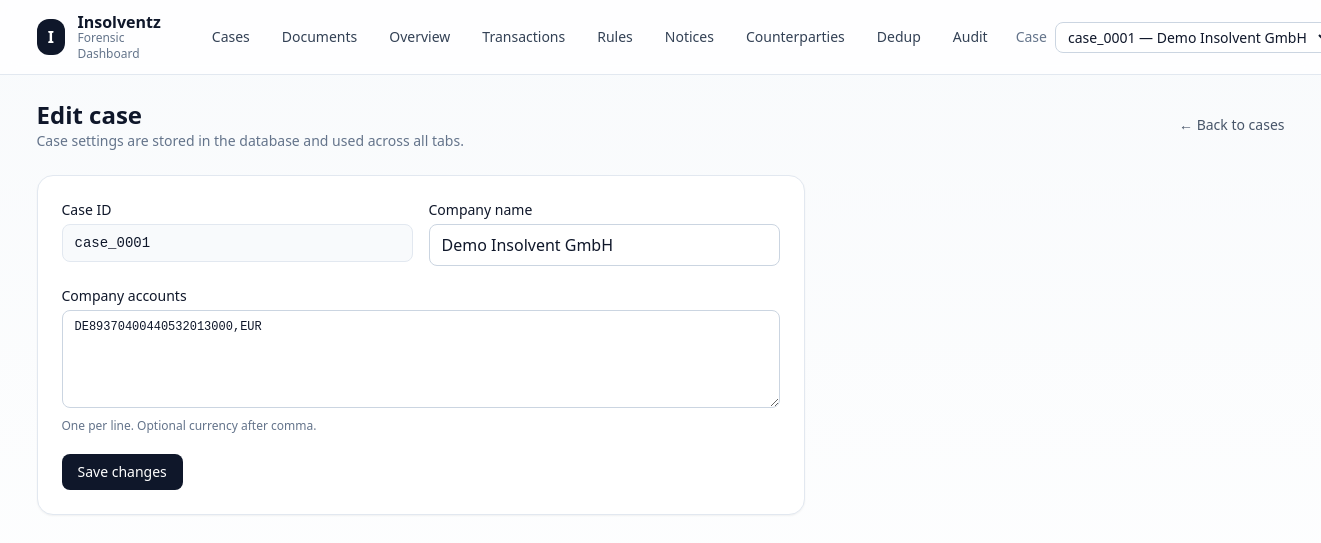
Screenshot of /cases/case_0001/edit with the database file from the repository.
### app/db/models.py (models this page shows)
class Case(Base):
    __tablename__ = "cases"
    case_id: Mapped[str] = mapped_column(String, primary_key=True)
    company_name: Mapped[str] = mapped_column(String, nullable=False)
    court: Mapped[Optional[str]] = mapped_column(String, nullable=True)
    insolvenzantrag_date: Mapped[Optional[date]] = mapped_column(Date, nullable=True)
    eroeffnung_date: Mapped[Optional[date]] = mapped_column(Date, nullable=True)
    cutoff_date: Mapped[Optional[date]] = mapped_column(Date, nullable=True)
    metadata_json: Mapped[dict] = mapped_column(JSON, default=dict)
    created_at: Mapped[datetime] = mapped_column(DateTime, default=datetime.utcnow)
    updated_at: Mapped[datetime] = mapped_column(DateTime, default=datetime.utcnow, onupdate=datetime.utcnow)
    accounts: Mapped[list["CompanyAccount"]] = relationship(
        "CompanyAccount", back_populates="case", cascade="all, delete-orphan"
    )
    documents: Mapped[list["Document"]] = relationship(
        "Document", back_populates="case", cascade="all, delete-orphan"
    )
    counterparties: Mapped[list["Counterparty"]] = relationship(
        "Counterparty", back_populates="case", cascade="all, delete-orphan"
    )
    company_details: Mapped[Optional["CompanyDetails"]] = relationship(
        "CompanyDetails", back_populates="case", uselist=False, cascade="all, delete-orphan"
    )

class CompanyAccount(Base):
    __tablename__ = "company_accounts"
    id: Mapped[int] = mapped_column(Integer, primary_key=True, autoincrement=True)
    case_id: Mapped[str] = mapped_column(ForeignKey("cases.case_id"), index=True)
    account_number: Mapped[str] = mapped_column(String, nullable=False)
    currency: Mapped[Optional[str]] = mapped_column(String, nullable=True)
    case: Mapped[Case] = relationship("Case", back_populates="accounts")

### app/ui/router.py (the view)
@ui_router.get("/cases/{case_id}/edit", response_class=HTMLResponse)
def case_edit_form(request: Request, case_id: str, db=Depends(get_db), case_id_cookie: Optional[str] = Cookie(default=None)):
    cases = list_cases(db)
    selected_case_id = _pick_case_id(db, case_id_cookie)
    c = get_case(db, case_id)
    return templates.TemplateResponse(
        request,
        "case_form.html",
        {"cases": cases, "selected_case_id": selected_case_id, "mode": "edit", "case": c},
    )

### app/templates/case_form.html (shortened to what this page needs)
{% extends "base.html" %}
{% block content %}
<div class="mb-6">
  <div class="flex items-center justify-between">
    <div>
      <h1 class="text-2xl font-semibold">{% if mode == 'new' %}New case{% else %}Edit case{% endif %}</h1>
      <p class="text-slate-500 text-sm">Case settings are stored in the database and used across all tabs.</p>
    </div>
    <a href="/cases" class="text-sm text-slate-600 hover:text-slate-900">← Back to cases</a>
  </div>
</div>
<div class="rounded-2xl border border-slate-200 bg-white p-6 shadow-sm max-w-3xl">
  {% if mode == 'new' %}
    <form method="post" action="/cases/new" class="space-y-5">
  {% else %}
    <form method="post" action="/cases/{{ case.case_id }}/edit" class="space-y-5">
  {% endif %}
    <div class="grid grid-cols-1 md:grid-cols-2 gap-4">
      <div>
        <label class="block text-sm font-medium">Case ID</label>
        {% if mode == 'new' %}
          <input name="case_id" required placeholder="case_0001" class="mt-1 w-full rounded-lg border border-slate-300 px-3 py-2" />
          <p class="text-xs text-slate-500 mt-1">Folder will be created under projects/dataroom/cases/&lt;case_id&gt;.</p>
        {% else %}
          <div class="mt-1 rounded-lg border border-slate-200 bg-slate-50 px-3 py-2 font-mono text-sm">{{ case.case_id }}</div>
        {% endif %}
      </div>
      <div>
        <label class="block text-sm font-medium">Company name</label>
        <input name="company_name" required value="{% if case %}{{ case.company_name }}{% endif %}" class="mt-1 w-full rounded-lg border border-slate-300 px-3 py-2" />
      </div>
    </div>
    <div>
      <label class="block text-sm font-medium">Company accounts</label>
      <textarea name="accounts_raw" rows="5" class="mt-1 w-full rounded-lg border border-slate-300 px-3 py-2 font-mono text-xs" placeholder="DE89370400440532013000,EUR\nDE12500105170648489890,EUR">{% if case %}{% for a in case.accounts %}{{ a.account_number }}{% if a.currency %},{{ a.currency }}{% endif %}
{% endfor %}{% endif %}</textarea>
      <p class="text-xs text-slate-500 mt-1">One per line. Optional currency after comma.</p>
    </div>
    <div class="flex items-center gap-2">
      <button class="rounded-lg bg-slate-900 text-white px-4 py-2 text-sm hover:bg-slate-800" type="submit">
        {% if mode == 'new' %}Create case{% else %}Save changes{% endif %}
      </button>
    </div>
  </form>
</div>
{% endblock %}

### rows the page displays
Case: case_id "case_0001", company_name "Demo Insolvent GmbH"
CompanyAccount: accounts_raw "DE89370400440532013000,EUR"

### other values shown
{{ label }} "Cases" "Documents" "Overview" "Transactions" "Rules" "Notices" "Counterparties" "Dedup" "Audit"
form field value "case_0001 — Demo Insolvent GmbH"
